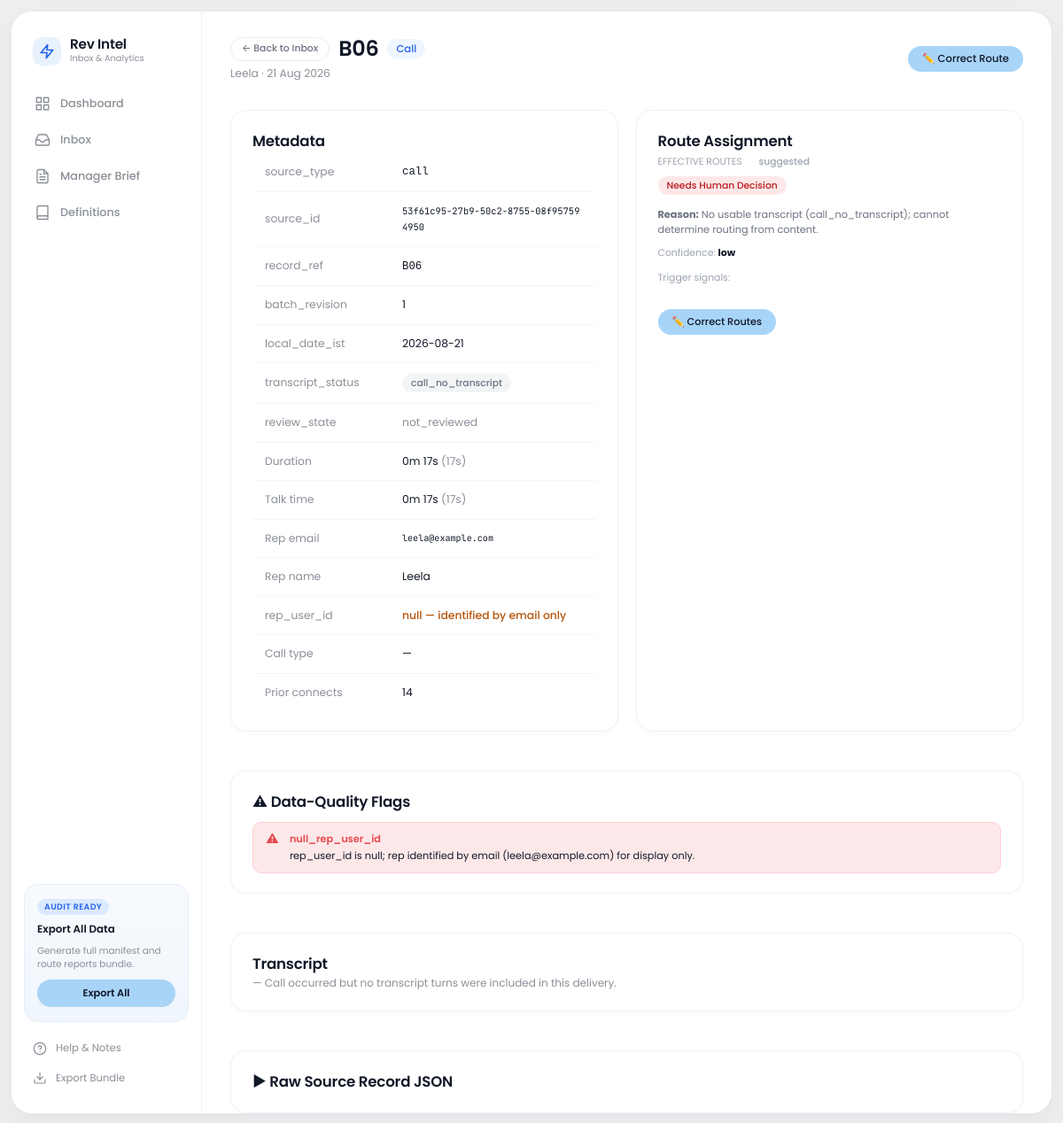
The page /record/call/53f61c95-27b9-50c2-8755-08f957594950 on the database its author committed.
### tables this page shows
CREATE TABLE source_record (
    source_type         TEXT NOT NULL,
    source_id           TEXT NOT NULL,
    record_ref          TEXT,
    batch_revision      INTEGER NOT NULL DEFAULT 0,
    payload_json        TEXT NOT NULL,
    transcript_status   TEXT NOT NULL,
    has_usable_transcript INTEGER NOT NULL DEFAULT 0,
    local_date_ist      TEXT NOT NULL,
    imported_at         TEXT NOT NULL,
    updated_at          TEXT,
    PRIMARY KEY (source_type, source_id)
);

CREATE TABLE route_assignment (
    source_type         TEXT NOT NULL,
    source_id           TEXT NOT NULL,
    suggested_routes    TEXT,
    suggested_reason    TEXT,
    suggested_confidence TEXT,
    suggested_triggers  TEXT,
    manual_routes       TEXT,
    manual_set_at       TEXT,
    manual_set_by       TEXT DEFAULT 'manager',
    manual_reason       TEXT,
    manual_previous     TEXT,
    PRIMARY KEY (source_type, source_id),
    FOREIGN KEY (source_type, source_id)
        REFERENCES source_record(source_type, source_id) ON DELETE CASCADE
);

CREATE TABLE data_quality_flag (
    source_type TEXT NOT NULL,
    source_id   TEXT NOT NULL,
    flag_key    TEXT NOT NULL,
    description TEXT NOT NULL,
    PRIMARY KEY (source_type, source_id, flag_key),
    FOREIGN KEY (source_type, source_id)
        REFERENCES source_record(source_type, source_id) ON DELETE CASCADE
);

### app/web/routes/record_detail.py (the view)
@router.get("/record/{source_type}/{source_id}", response_class=HTMLResponse)
async def record_detail(request: Request, source_type: str, source_id: str):
    with get_conn() as conn:
        rec = get_record(conn, source_type, source_id)
        if not rec:
            raise HTTPException(status_code=404, detail="Record not found")
        tr = get_transcript(conn, source_type, source_id)
        analyses = get_analyses(conn, source_type, source_id)
        ra = get_route_assignment(conn, source_type, source_id)
        rv = get_review_state(conn, source_type, source_id)
        dq_flags = get_data_quality_flags(conn, source_type, source_id)
        import_runs = conn.execute(
            "SELECT * FROM import_run ORDER BY id DESC LIMIT 10"
        ).fetchall()
    payload = json.loads(rec["payload_json"])
    p = payload.get("payload") or {}
    tp = payload.get("transcript_payload") or {}
    turns = json.loads(tr["turns_json"]) if (tr and tr["turns_json"]) else []
    suggested = json.loads(ra["suggested_routes"] if ra and ra["suggested_routes"] else "[]")
    manual = json.loads(ra["manual_routes"] if ra and ra["manual_routes"] else "null") or []
    effective = manual if manual else suggested
    analyses_out = []
    for a in analyses:
        a_data = json.loads(a["output_json"])
        analyses_out.append({
            "route": a["route"],
            "origin": a["origin"],
            "generated_from_revision": a["generated_from_revision"],
            "stale": bool(a["stale"]),
            "summary": a_data.get("summary", ""),
            "evidence": a_data.get("evidence", []),
            "not_established": a_data.get("not_established", ""),
            "next_step": a_data.get("next_step", {}),
        })
    dur = p.get("duration_seconds") or p.get("meeting_duration_seconds")
    dur_str = f"{int(dur)//60}m {int(dur)%60}s" if dur else "—"
    talk = p.get("talk_time_seconds")
    talk_str = f"{int(talk)//60}m {int(talk)%60}s" if talk else "—"
    return templates.TemplateResponse("record_detail.html", {
        "request": request,
        "rec": dict(rec),
        "payload": p,
        "tp": tp,
        "turns": turns,
        "tr": dict(tr) if tr else None,
        "analyses": analyses_out,
        "suggested_routes": suggested,
        "manual_routes": manual,
        "effective_routes": effective,
        "route_origin": "manual" if manual else "suggested",
        "ra": dict(ra) if ra else None,
        "review_state": rv["state"] if rv else "not_reviewed",
        "dq_flags": [dict(f) for f in dq_flags],
        "dur_str": dur_str,
        "talk_str": talk_str,
        "raw_json": json.dumps(payload, indent=2, ensure_ascii=False),
        "source_type": source_type,
        "source_id": source_id,
    })

### app/web/templates/record_detail.html (shortened to what this page needs)
{% extends "base.html" %}
{% block content %}
<div class="center-content">
  <div class="header-area" style="margin-bottom:8px;">
    <div class="greeting-text">
      <div style="display:flex;align-items:center;gap:10px;">
        <a href="/records" class="btn btn-ghost" style="padding:4px 12px;font-size:0.75rem;">← Back to Inbox</a>
        <h2>{{ rec.record_ref }}</h2>
        <span class="badge {% if source_type == 'call' %}badge-call{% else %}badge-meeting{% endif %}" style="font-size:0.8rem;">{{ source_type|capitalize }}</span>
      </div>
      <p style="margin-top:4px;">{{ payload.title or payload.rep_name or 'Interaction detail' }} · 21 Aug 2026</p>
    </div>
    <div class="header-actions">
      <button class="btn btn-primary" onclick="openCorrectionModal('{{ source_type }}', '{{ source_id }}', {{ effective_routes|tojson }})">
        ✏️ Correct Route
      </button>
    </div>
  </div>
  <div class="sections-grid" style="margin-bottom:20px;">
  <div class="card">
    <div class="card-title">Metadata</div>
    <table>
      <tbody>
        <tr><td class="dim" style="width:40%">source_type</td><td><code>{{ source_type }}</code></td></tr>
        <tr><td class="dim">source_id</td><td><code class="mono" style="font-size:.72rem;word-break:break-all;">{{ source_id }}</code></td></tr>
        <tr><td class="dim">record_ref</td><td><code>{{ rec.record_ref }}</code></td></tr>
        <tr><td class="dim">batch_revision</td><td>{{ rec.batch_revision }}</td></tr>
        <tr><td class="dim">local_date_ist</td><td>{{ rec.local_date_ist }}</td></tr>
        <tr><td class="dim">transcript_status</td>
          <td>
            {% if rec.transcript_status == 'transcript_usable' %}<span class="badge badge-usable">transcript_usable</span>
            {% elif rec.transcript_status == 'transcript_pending' %}<span class="badge badge-pending">transcript_pending</span>
            {% elif rec.transcript_status == 'recorded_but_no_usable_text' %}<span class="badge badge-recorded">recorded_but_no_usable_text</span>
            {% elif rec.transcript_status == 'no_recording' %}<span class="badge badge-no-transcript">no_recording</span>
            {% elif rec.transcript_status == 'call_no_transcript' %}<span class="badge badge-no-transcript">call_no_transcript</span>
            {% else %}<span class="badge">{{ rec.transcript_status }}</span>{% endif %}
          </td>
        </tr>
        <tr><td class="dim">review_state</td>
          <td>
            {% if review_state == 'reviewed' %}<span class="badge badge-reviewed">reviewed</span>
            {% elif review_state == 'needs_review' %}<span class="badge badge-needs-review">needs_review</span>
            {% else %}<span class="dim">not_reviewed</span>{% endif %}
          </td>
        </tr>
        {% if source_type == 'call' %}
        <tr><td class="dim">Duration</td><td>{{ dur_str }} <span class="dim">({{ payload.duration_seconds }}s)</span></td></tr>
        <tr><td class="dim">Talk time</td><td>{{ talk_str }} <span class="dim">({{ payload.talk_time_seconds }}s)</span></td></tr>
        <tr><td class="dim">Rep email</td><td class="mono">{{ payload.rep_email or '—' }}</td></tr>
        <tr><td class="dim">Rep name</td><td>{{ payload.rep_name or '—' }}</td></tr>
        {% if payload.rep_user_id is none %}<tr><td class="dim">rep_user_id</td><td class="text-yellow">null — identified by email only</td></tr>{% endif %}
        <tr><td class="dim">Call type</td><td>{{ payload.call_type or '—' }}</td></tr>
        <tr><td class="dim">Prior connects</td><td>{{ payload.prior_connects_ever }}</td></tr>
        {% endif %}
      </tbody>
    </table>
  </div>
  <div class="card">
    <div class="card-title">Route Assignment</div>
    <div style="margin-bottom:14px;">
      <div style="font-size:.75rem;color:var(--text-3);margin-bottom:6px;">EFFECTIVE ROUTES
        <span class="badge {% if route_origin == 'manual' %}badge-manual{% else %}badge-suggested{% endif %}" style="margin-left:6px;">{{ route_origin }}</span>
      </div>
      <div class="tag-list">
        {% for r in effective_routes %}
          {% if r == 'customer_follow_up' %}<span class="badge route-cfu">Customer Follow-Up</span>
          {% elif r == 'deal_next_steps' %}<span class="badge route-dns">Deal Next Steps</span>
          {% elif r == 'sales_coaching' %}<span class="badge route-sc">Sales Coaching</span>
          {% elif r == 'support_account_admin' %}<span class="badge route-saa">Support / Admin</span>
          {% elif r == 'internal_vendor_note' %}<span class="badge route-ivn">Internal / Vendor</span>
          {% elif r == 'needs_human_decision' %}<span class="badge route-nhd">Needs Human Decision</span>
          {% else %}<span class="badge">{{ r }}</span>{% endif %}
        {% else %}
          <span class="dim">No routes assigned</span>
        {% endfor %}
      </div>
    </div>
    {% if ra and ra.suggested_reason %}
    <div style="font-size:.78rem;color:var(--text-2);margin-bottom:10px;">
      <strong>Reason:</strong> {{ ra.suggested_reason }}
    </div>
    {% endif %}
    {% if ra and ra.suggested_confidence %}
    <div style="font-size:.75rem;color:var(--text-3);margin-bottom:12px;">
      Confidence: <strong style="color:var(--text);">{{ ra.suggested_confidence }}</strong>
    </div>
    {% endif %}
    {% if ra and ra.suggested_triggers %}
    <div style="font-size:.75rem;color:var(--text-3);margin-bottom:12px;">
      Trigger signals:
      {% set triggers = ra.suggested_triggers | from_json %}
    </div>
    {% endif %}
    <div style="display:flex;gap:8px;flex-wrap:wrap;margin-top:14px;">
      <button class="btn btn-primary" style="font-size:.78rem;"
        onclick="openCorrectionModal('{{ source_type }}', '{{ source_id }}', {{ effective_routes|tojson }})">
        ✏️ Correct Routes
      </button>
    </div>
  </div>
</div>
{% if dq_flags %}
<div class="card" style="margin-bottom:20px;">
  <div class="card-title">⚠ Data-Quality Flags</div>
  <ul class="dq-list">
    {% for flag in dq_flags %}
    <li class="dq-item">
      <span class="dq-icon">⚠</span>
      <div>
        <div style="font-weight:600;font-size:.78rem;color:var(--red);margin-bottom:2px;">{{ flag.flag_key }}</div>
        <div style="font-size:.78rem;">{{ flag.description }}</div>
      </div>
    </li>
    {% endfor %}
  </ul>
</div>
{% endif %}
<div class="card" style="margin-bottom:20px;">
  <div class="card-title">
    Transcript
  </div>
  {% if turns %}
  <div class="transcript-wrap">
    {% for turn in turns %}
    <div class="turn" id="turn-{{ turn.turn_number }}">
      <div class="turn-num">{{ turn.turn_number }}</div>
      <div class="turn-body">
        <div class="turn-speaker">{{ turn.speaker }}</div>
        <div class="turn-text">{{ turn.text }}</div>
        {% if turn.timecode %}<div class="turn-time">⏱ {{ turn.timecode }}</div>{% endif %}
      </div>
    </div>
    {% endfor %}
  </div>
  {% elif rec.transcript_status == 'transcript_usable' %}
  <div class="dim" style="font-size:.83rem;">Transcript text available but no structured turns.</div>
  {% else %}
  <div class="dim" style="font-size:.83rem;">
    {% if rec.transcript_status == 'recorded_but_no_usable_text' %}
      🎙 Recording exists but no usable speech was captured. This does not mean the meeting didn't happen.
    {% elif rec.transcript_status == 'no_recording' %}
      — No recording. Notetaker may have been cancelled, not scheduled, or meeting was not recorded.
    {% elif rec.transcript_status == 'call_no_transcript' %}
      — Call occurred but no transcript turns were included in this delivery.
    {% elif rec.transcript_status == 'transcript_pending' %}
      ⏳ Transcript pending late delivery. Check if update batch has been imported.
    {% endif %}
  </div>
  {% endif %}
</div>
<div class="card" style="margin-bottom:24px;">
  <div class="card-title" style="cursor:pointer;" onclick="toggleRaw()">▶ Raw Source Record JSON</div>
</div>
</div>
{% endblock %}

### app/web/static/style.css (style rules this page uses)
:root { --bg-page: #EEEEF0; --bg-app: #FFFFFF; --surface: #FFFFFF; --surface-card: #FFFFFF; --surface-muted: #F8F9FB; --surface-pill: #F4F5F7; --surface-hover: #F1F3F6; --surface-border: #F0F0F3; --border: #F0F0F3; --border-light: #F5F5F8; --border-subtle: #EBEBED; --text: #111827; --text-main: #111827; --text-2: #6B7280; --text-secondary: #8A8F98; --text-3: #9CA3AF; --text-muted: #9CA3AF; --accent: #3B82F6; --accent-soft: #8EC5F5; --accent-light: #E6F0FB; --accent-pill: #A8D4F7; --accent-pill-hover:#93C5FD; --accent-text: #1D4ED8; --green: #34C38F; --green-soft: #E8F8F2; --green-text: #15803D; --red: #E5484D; --red-soft: #FDE8E9; --red-text: #B91C1C; --orange: #F5A25D; --orange-soft: #FEF3EB; --orange-text: #B45309; --purple: #8B5CF6; --purple-soft: #F3E8FF; --purple-text: #6D28D9; --blue: #3B82F6; --blue-soft: #EFF6FF; --blue-text: #1D4ED8; --yellow: #F59E0B; --yellow-soft: #FEF3C7; --yellow-text: #92400E; --teal: #06B6D4; --route-cfu: #10B981; --route-dns: #3B82F6; --route-sc: #F59E0B; --route-saa: #06B6D4; --route-ivn: #8B5CF6; --route-nhd: #EF4444; --radius-app: 24px; --radius-card: 18px; --radius-pill: 9999px; --radius: 16px; --radius-sm: 10px; --shadow-app: 0 10px 30px rgba(0, 0, 0, 0.04), 0 1px 3px rgba(0, 0, 0, 0.02); --shadow-card: 0 2px 8px rgba(0, 0, 0, 0.02); --shadow-dropdown: 0 10px 25px -5px rgba(0, 0, 0, 0.08), 0 8px 10px -6px rgba(0, 0, 0, 0.03); }
*, *::before, *::after { box-sizing: border-box; margin: 0; padding: 0; }
html { font-size: 14.5px; -webkit-font-smoothing: antialiased; }
body { font-family: 'Poppins', 'Inter', -apple-system, BlinkMacSystemFont, sans-serif; background-color: var(--bg-page); color: var(--text-main); min-height: 100vh; padding: 12px; margin: 0; line-height: 1.5; display: flex; justify-content: center; }
a { color: inherit; text-decoration: none; transition: color .15s ease; }
button, input, select, textarea { font-family: inherit; }
.center-content { flex: 1; padding: 28px 32px; min-width: 0; display: flex; flex-direction: column; gap: 24px; }
.header-area { display: flex; align-items: center; justify-content: space-between; flex-wrap: wrap; gap: 16px; }
.greeting-text h2 { font-size: 1.65rem; font-weight: 600; color: var(--text-main); letter-spacing: -0.3px; line-height: 1.2; }
.greeting-text p { font-size: 0.85rem; color: var(--text-secondary); margin-top: 3px; }
.header-actions { display: flex; align-items: center; gap: 10px; }
.card { background: var(--surface-card); border: 1px solid var(--border); border-radius: var(--radius-card); padding: 22px 24px; box-shadow: var(--shadow-card); display: flex; flex-direction: column; }
.card-title { font-size: 1.15rem; font-weight: 600; color: var(--text-main); letter-spacing: -0.2px; }
table { width: 100%; border-collapse: collapse; font-size: 0.85rem; }
td { padding: 12px 14px; border-bottom: 1px solid var(--border-light); color: var(--text-main); vertical-align: middle; }
tr:last-child td { border-bottom: none; }
.badge { display: inline-flex; align-items: center; gap: 5px; padding: 3px 10px; border-radius: var(--radius-pill); font-size: 0.74rem; font-weight: 500; line-height: 1.4; white-space: nowrap; }
.badge-no-transcript { background: #F3F4F6; color: #6B7280; }
.badge-call { background: #EFF6FF; color: #2563EB; }
.route-nhd { background: #FDE8E9; color: #B91C1C; }
.btn { display: inline-flex; align-items: center; justify-content: center; gap: 6px; border-radius: var(--radius-pill); padding: 6px 16px; font-size: 0.8rem; font-weight: 500; cursor: pointer; transition: all 0.15s ease; border: 1px solid transparent; outline: none; }
.btn-primary { background: var(--accent-pill); color: #0F172A; border: none; }
.btn-ghost { background: #FFFFFF; border: 1px solid var(--border-subtle); color: var(--text-2); }
.sections-grid { display: grid; grid-template-columns: 1fr 1fr; gap: 20px; }
.mono { font-family: 'JetBrains Mono', monospace; font-size: 0.82em; }
.dim { color: var(--text-secondary); }
.text-yellow { color: var(--orange-text); font-weight: 500; }
.tag-list { display: flex; flex-wrap: wrap; gap: 6px; align-items: center; }
.dq-list { list-style: none; display: flex; flex-direction: column; gap: 8px; margin-top: 10px; }
.dq-item { display: flex; gap: 12px; align-items: flex-start; background: var(--red-soft); border: 1px solid #FECDD3; border-radius: var(--radius-sm); padding: 10px 14px; color: var(--text-main); }
.dq-icon { font-size: 1rem; color: var(--red); line-height: 1.2; }

### rows shown on the page
source_record: record_ref "B06", batch_revision "1", local_date_ist "2026-08-21"
route_assignment: suggested_reason "No usable transcript (call_no_transcript); cannot determine routing from content.", suggested_confidence "low"
data_quality_flag: flag_key "null_rep_user_id", description "rep_user_id is null; rep identified by email (leela@example.com) for display only."

### other values the page prints
{{ source_type|capitalize }} "Call"
{{ payload.title or payload.rep_name or 'Interaction detail' }} "Leela"
{{ source_type }} "call"
{{ source_id }} "53f61c95-27b9-50c2-8755-08f957594950"
{{ dur_str }} "0m 17s"
{{ payload.duration_seconds }} "17"
{{ talk_str }} "0m 17s"
{{ payload.talk_time_seconds }} "17"
{{ payload.rep_email or '—' }} "leela@example.com"
{{ payload.rep_name or '—' }} "Leela"
{{ payload.call_type or '—' }} "—"
{{ payload.prior_connects_ever }} "14"
{{ route_origin }} "suggested"
